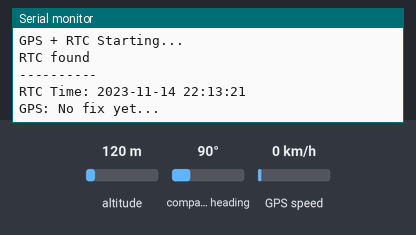
Simulated run of this sketch. Board: Arduino Uno, built with avr-gcc and run on an emulated ATmega328P. Shown: the last lines printed to the serial monitor. The inputs (shaded band) are chosen by the test bench; at power-on: compass heading 90°, GPS speed 0 km/h, altitude 120 m. The local clock reads 2024-03-15 10:24:30 at power-on unless the sketch sets it; the GPS gets a fix after 3 s at 37.7749, -122.4194 with 8 satellites.

Above: at 1.2 s.
1.3 s: compass heading set to 6°
At 4.8 s:
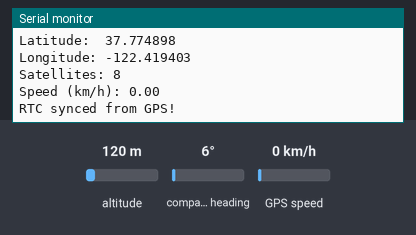
5.4 s: GPS speed set to 2 km/h
At 5.4 s:
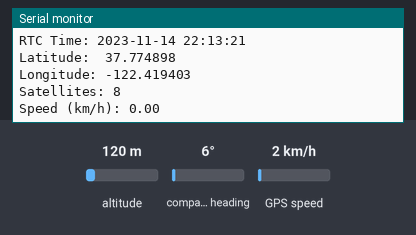
6.9 s: GPS speed set to 30 km/h
At 8.0 s:
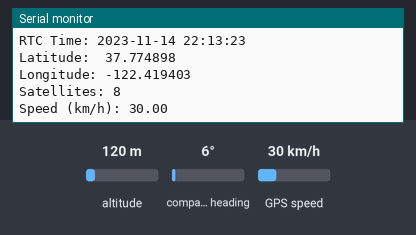
Timing chart, 0 to 9.9 s (numbered marks = the images above; inputs shaded):
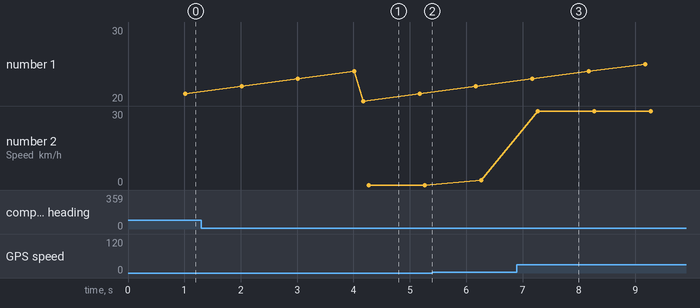

The sketch:

GPs_with_RTC.ino
```cpp
#include <SoftwareSerial.h>
#include <TinyGPSPlus.h>
#include <Wire.h>
#include "RTClib.h"

SoftwareSerial gpsSerial(8, 7);
TinyGPSPlus gps;
RTC_PCF8523 rtc;

void setup() {
  Serial.begin(9600);
  gpsSerial.begin(9600);
  Wire.begin();

  Serial.println("GPS + RTC Starting...");

  if (!rtc.begin()) {
    Serial.println("RTC NOT found!");
    while (1);
  }
  Serial.println("RTC found");

  // Comment out after first upload
  rtc.adjust(DateTime(F(__DATE__), F(__TIME__)));
}

void loop() {
  // Feed GPS
  while (gpsSerial.available()) {
    gps.encode(gpsSerial.read());
  }

  // Always print RTC time every second
  static uint32_t lastPrint = 0;
  if (millis() - lastPrint >= 1000) {
    lastPrint = millis();

    DateTime now = rtc.now();

    Serial.println("----------");

    // RTC time (works indoors always)
    Serial.print("RTC Time: ");
    Serial.print(now.year()); Serial.print("-");
    if (now.month() < 10) Serial.print("0");
    Serial.print(now.month()); Serial.print("-");
    if (now.day() < 10) Serial.print("0");
    Serial.print(now.day()); Serial.print(" ");
    if (now.hour() < 10) Serial.print("0");
    Serial.print(now.hour()); Serial.print(":");
    if (now.minute() < 10) Serial.print("0");
    Serial.print(now.minute()); Serial.print(":");
    if (now.second() < 10) Serial.print("0");
    Serial.println(now.second());

    // GPS data (only when fix available)
    if (gps.location.isValid()) {
      Serial.print("Latitude:  ");
      Serial.println(gps.location.lat(), 6);
      Serial.print("Longitude: ");
      Serial.println(gps.location.lng(), 6);
      Serial.print("Satellites: ");
      Serial.println(gps.satellites.value());
      Serial.print("Speed (km/h): ");
      Serial.println(gps.speed.kmph());

      // Sync RTC from GPS once
      static bool synced = false;
      if (!synced && gps.date.year() > 2020) {
        rtc.adjust(DateTime(
          gps.date.year(), gps.date.month(), gps.date.day(),
          gps.time.hour(), gps.time.minute(), gps.time.second()
        ));
        synced = true;
        Serial.println("RTC synced from GPS!");
      }

    } else {
      Serial.println("GPS: No fix yet...");
    }
  }
}
```

Measured:
- after the input at 1.3 s, the serial monitor: prints a new line after 2.8 s (image 1)
- after the input at 6.9 s, the serial monitor: prints a new line after 0.37 s (image 3)
- plotted number 2: 0 → 2 after the input at 5.4 s
